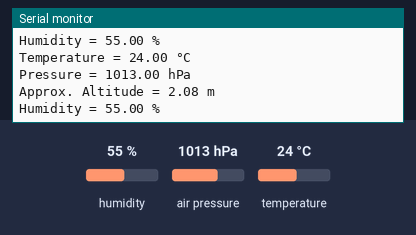
The sketch below on a simulated Arduino Uno, built with avr-gcc and run on an emulated ATmega328P. On the bench: the last lines printed to the serial monitor. Inputs (shaded band) come from the test bench; at power-on: humidity 55 %, air pressure 1013 hPa, temperature 24 °C.

Above: at 1.2 s.
1.3 s: humidity set to 22 %
At 1.4 s:
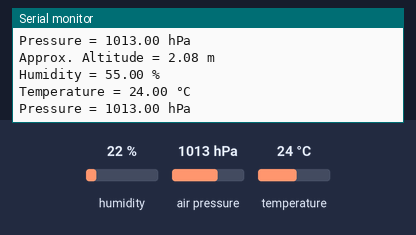
4.3 s: air pressure set to 952 hPa
At 4.3 s:
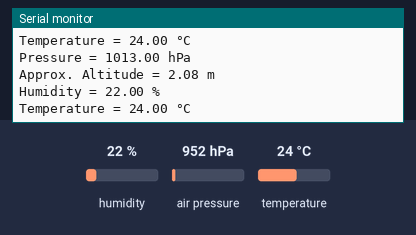
5.8 s: temperature set to 12 °C
At 5.81 s:
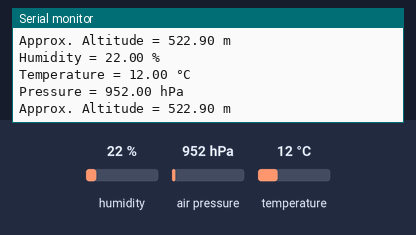

Measured:
- after the input at 5.8 s, the serial monitor: prints a new line at once (image 3)

The sketch:

bme280test.ino
```cpp
#include <Wire.h>
#include <Adafruit_Sensor.h>
#include <Adafruit_BME280.h>

#define SEALEVELPRESSURE_HPA (1013.25)

Adafruit_BME280 bme; // I2C
unsigned long delayTime;

void setup() {
    Serial.begin(115200);
    while(!Serial);    // time to get serial running
    Serial.println(F("BME280 test"));

    unsigned status;

    // default settings
    // status =
    bme.begin(0x76);
    // You can also pass in a Wire library object like &Wire2
    //status = bme.begin(0x76, &Wire2)
    // if (!status) {
    //     Serial.println("Could not find a valid BME280 sensor, check wiring, address, sensor ID!");
    //     Serial.print("SensorID was: 0x"); Serial.println(bme.sensorID(),16);
    //     Serial.print("        ID of 0xFF probably means a bad address, a BMP 180 or BMP 085\n");
    //     Serial.print("   ID of 0x56-0x58 represents a BMP 280,\n");
    //     Serial.print("        ID of 0x60 represents a BME 280.\n");
    //     Serial.print("        ID of 0x61 represents a BME 680.\n");
    //     while (1) delay(10);
    // }

    Serial.println("-- Default Test --");
    delayTime = 100;

    Serial.println();
}


void loop() {
    printValues();
    delay(delayTime);
}


void printValues() {
    Serial.print("Temperature = ");
    Serial.print(bme.readTemperature());
    Serial.println(" °C");

    Serial.print("Pressure = ");

    Serial.print(bme.readPressure() / 100.0F);
    Serial.println(" hPa");

    Serial.print("Approx. Altitude = ");
    Serial.print(bme.readAltitude(SEALEVELPRESSURE_HPA));
    Serial.println(" m");

    Serial.print("Humidity = ");
    Serial.print(bme.readHumidity());
    Serial.println(" %");

    Serial.println();
}
```
